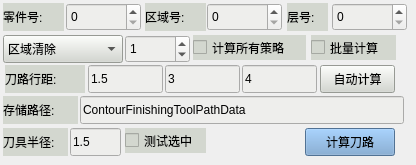
    <widget class="QWidget" name="tab_4">
     <attribute name="title">
      <string>计算刀路</string>
     </attribute>
     <widget class="QSpinBox" name="spiBoxLayIdx">
      <property name="enabled">
       <bool>true</bool>
      </property>
      <property name="geometry">
       <rect>
        <x>332</x>
        <y>3</y>
        <width>75</width>
        <height>28</height>
       </rect>
      </property>
      <property name="minimumSize">
       <size>
        <width>0</width>
        <height>0</height>
       </size>
      </property>
      <property name="maximumSize">
       <size>
        <width>1300</width>
        <height>16777215</height>
       </size>
      </property>
      <property name="styleSheet">
       <string notr="true">background-color: rgb(238, 238, 236);
font: 11pt &quot;Ubuntu&quot;;</string>
      </property>
     </widget>
     <widget class="QLabel" name="label_16">
      <property name="geometry">
       <rect>
        <x>3</x>
        <y>3</y>
        <width>61</width>
        <height>28</height>
       </rect>
      </property>
      <property name="minimumSize">
       <size>
        <width>0</width>
        <height>0</height>
       </size>
      </property>
      <property name="maximumSize">
       <size>
        <width>16777215</width>
        <height>30</height>
       </size>
      </property>
      <property name="styleSheet">
       <string notr="true">background-color: rgb(211, 215, 207);
font: 11pt &quot;Ubuntu&quot;;</string>
      </property>
      <property name="text">
       <string>零件号:</string>
      </property>
     </widget>
     <widget class="QLabel" name="label_17">
      <property name="geometry">
       <rect>
        <x>145</x>
        <y>3</y>
        <width>61</width>
        <height>28</height>
       </rect>
      </property>
      <property name="minimumSize">
       <size>
        <width>0</width>
        <height>0</height>
       </size>
      </property>
      <property name="maximumSize">
       <size>
        <width>16777215</width>
        <height>100000</height>
       </size>
      </property>
      <property name="styleSheet">
       <string notr="true">background-color: rgb(211, 215, 207);
font: 11pt &quot;Ubuntu&quot;;</string>
      </property>
      <property name="text">
       <string>区域号:</string>
      </property>
     </widget>
     <widget class="QSpinBox" name="spiBoxAreaIdx">
      <property name="enabled">
       <bool>true</bool>
      </property>
      <property name="geometry">
       <rect>
        <x>207</x>
        <y>3</y>
        <width>75</width>
        <height>28</height>
       </rect>
      </property>
      <property name="minimumSize">
       <size>
        <width>0</width>
        <height>0</height>
       </size>
      </property>
      <property name="maximumSize">
       <size>
        <width>1300</width>
        <height>100000</height>
       </size>
      </property>
      <property name="styleSheet">
       <string notr="true">background-color: rgb(238, 238, 236);
font: 11pt &quot;Ubuntu&quot;;</string>
      </property>
     </widget>
     <widget class="QLabel" name="label_18">
      <property name="geometry">
       <rect>
        <x>287</x>
        <y>3</y>
        <width>41</width>
        <height>28</height>
       </rect>
      </property>
      <property name="minimumSize">
       <size>
        <width>0</width>
        <height>0</height>
       </size>
      </property>
      <property name="maximumSize">
       <size>
        <width>16777215</width>
        <height>10000</height>
       </size>
      </property>
      <property name="styleSheet">
       <string notr="true">background-color: rgb(211, 215, 207);
font: 11pt &quot;Ubuntu&quot;;</string>
      </property>
      <property name="text">
       <string>层号:</string>
      </property>
     </widget>
     <widget class="QSpinBox" name="inputWitchLayer">
      <property name="enabled">
       <bool>true</bool>
      </property>
      <property name="geometry">
       <rect>
        <x>66</x>
        <y>3</y>
        <width>75</width>
        <height>28</height>
       </rect>
      </property>
      <property name="minimumSize">
       <size>
        <width>0</width>
        <height>0</height>
       </size>
      </property>
      <property name="maximumSize">
       <size>
        <width>1300</width>
        <height>16777215</height>
       </size>
      </property>
      <property name="styleSheet">
       <string notr="true">background-color: rgb(238, 238, 236);
font: 11pt &quot;Ubuntu&quot;;</string>
      </property>
     </widget>
     <widget class="QCheckBox" name="cheBoxIsBatchCal">
      <property name="geometry">
       <rect>
        <x>311</x>
        <y>35</y>
        <width>85</width>
        <height>25</height>
       </rect>
      </property>
      <property name="styleSheet">
       <string notr="true">background-color: rgb(211, 215, 207);
font: 11pt &quot;Ubuntu&quot;;</string>
      </property>
      <property name="text">
       <string>批量计算</string>
      </property>
      <property name="checked">
       <bool>false</bool>
      </property>
     </widget>
     <widget class="QSpinBox" name="spiBoxOffsetNum">
      <property name="enabled">
       <bool>true</bool>
      </property>
      <property name="geometry">
       <rect>
        <x>125</x>
        <y>35</y>
        <width>65</width>
        <height>28</height>
       </rect>
      </property>
      <property name="minimumSize">
       <size>
        <width>0</width>
        <height>0</height>
       </size>
      </property>
      <property name="maximumSize">
       <size>
        <width>900</width>
        <height>3000</height>
       </size>
      </property>
      <property name="styleSheet">
       <string notr="true">background-color: rgb(238, 238, 236);
font: 11pt &quot;Ubuntu&quot;;</string>
      </property>
      <property name="value">
       <number>1</number>
      </property>
     </widget>
     <widget class="QCheckBox" name="cheBoxIsTestSel">
      <property name="geometry">
       <rect>
        <x>125</x>
        <y>128</y>
        <width>81</width>
        <height>25</height>
       </rect>
      </property>
      <property name="styleSheet">
       <string notr="true">background-color: rgb(211, 215, 207);
font: 11pt &quot;Ubuntu&quot;;</string>
      </property>
      <property name="text">
       <string>测试选中</string>
      </property>
      <property name="checked">
       <bool>false</bool>
      </property>
     </widget>
     <widget class="QComboBox" name="comBoxMCStrategy">
      <property name="geometry">
       <rect>
        <x>3</x>
        <y>35</y>
        <width>120</width>
        <height>28</height>
       </rect>
      </property>
      <property name="styleSheet">
       <string notr="true">background-color: rgb(211, 215, 207);
font: 11pt &quot;Ubuntu&quot;;</string>
      </property>
      <property name="currentText">
       <string>区域清除</string>
      </property>
      <property name="maxCount">
       <number>2147483646</number>
      </property>
      <item>
       <property name="text">
        <string>区域清除</string>
       </property>
      </item>
      <item>
       <property name="text">
        <string>模型轮廓</string>
       </property>
      </item>
      <item>
       <property name="text">
        <string>轮廓精加工</string>
       </property>
      </item>
     </widget>
     <widget class="QLineEdit" name="linEdiSave_TP_Dir">
      <property name="geometry">
       <rect>
        <x>80</x>
        <y>96</y>
        <width>324</width>
        <height>28</height>
       </rect>
      </property>
      <property name="styleSheet">
       <string notr="true">background-color: rgb(238, 238, 236);
font: 10pt &quot;Ubuntu&quot;;</string>
      </property>
      <property name="text">
       <string>ContourFinishingToolPathData</string>
      </property>
     </widget>
     <widget class="QLabel" name="label_19">
      <property name="geometry">
       <rect>
        <x>3</x>
        <y>96</y>
        <width>75</width>
        <height>28</height>
       </rect>
      </property>
      <property name="minimumSize">
       <size>
        <width>0</width>
        <height>0</height>
       </size>
      </property>
      <property name="maximumSize">
       <size>
        <width>16777215</width>
        <height>1000</height>
       </size>
      </property>
      <property name="styleSheet">
       <string notr="true">background-color: rgb(211, 215, 207);
font: 11pt &quot;Ubuntu&quot;;</string>
      </property>
      <property name="text">
       <string>存储路径:</string>
      </property>
     </widget>
     <widget class="QCheckBox" name="cheBoxCalAllStraTp">
      <property name="geometry">
       <rect>
        <x>193</x>
        <y>35</y>
        <width>113</width>
        <height>25</height>
       </rect>
      </property>
      <property name="styleSheet">
       <string notr="true">background-color: rgb(211, 215, 207);
font: 11pt &quot;Ubuntu&quot;;</string>
      </property>
      <property name="text">
       <string>计算所有策略</string>
      </property>
      <property name="checked">
       <bool>false</bool>
      </property>
     </widget>
     <widget class="QPushButton" name="btnCalToolPath">
      <property name="enabled">
       <bool>true</bool>
      </property>
      <property name="geometry">
       <rect>
        <x>305</x>
        <y>128</y>
        <width>90</width>
        <height>28</height>
       </rect>
      </property>
      <property name="minimumSize">
       <size>
        <width>0</width>
        <height>0</height>
       </size>
      </property>
      <property name="maximumSize">
       <size>
        <width>150</width>
        <height>100000</height>
       </size>
      </property>
      <property name="styleSheet">
       <string notr="true">background-color: rgb(114, 159, 207);
font: 11pt &quot;Ubuntu&quot;;</string>
      </property>
      <property name="text">
       <string>计算刀路</string>
      </property>
      <property name="checkable">
       <bool>false</bool>
      </property>
     </widget>
     <widget class="QPushButton" name="btnAutoCalOffsetVal">
      <property name="enabled">
       <bool>true</bool>
      </property>
      <property name="geometry">
       <rect>
        <x>320</x>
        <y>65</y>
        <width>75</width>
        <height>28</height>
       </rect>
      </property>
      <property name="minimumSize">
       <size>
        <width>0</width>
        <height>0</height>
       </size>
      </property>
      <property name="maximumSize">
       <size>
        <width>150</width>
        <height>100000</height>
       </size>
      </property>
      <property name="styleSheet">
       <string notr="true">background-color: rgb(211, 215, 207);
font: 11pt &quot;Ubuntu&quot;;</string>
      </property>
      <property name="text">
       <string>自动计算</string>
      </property>
      <property name="checkable">
       <bool>false</bool>
      </property>
     </widget>
     <widget class="QLineEdit" name="linEdtOffsetValue_3">
      <property name="enabled">
       <bool>true</bool>
      </property>
      <property name="geometry">
       <rect>
        <x>242</x>
        <y>65</y>
        <width>75</width>
        <height>28</height>
       </rect>
      </property>
      <property name="minimumSize">
       <size>
        <width>0</width>
        <height>0</height>
       </size>
      </property>
      <property name="maximumSize">
       <size>
        <width>130</width>
        <height>100000</height>
       </size>
      </property>
      <property name="styleSheet">
       <string notr="true">background-color: rgb(238, 238, 236);
font: 11pt &quot;Ubuntu&quot;;</string>
      </property>
      <property name="text">
       <string>4</string>
      </property>
     </widget>
     <widget class="QLineEdit" name="linEdtOffsetValue_1">
      <property name="enabled">
       <bool>true</bool>
      </property>
      <property name="geometry">
       <rect>
        <x>88</x>
        <y>65</y>
        <width>75</width>
        <height>28</height>
       </rect>
      </property>
      <property name="minimumSize">
       <size>
        <width>0</width>
        <height>0</height>
       </size>
      </property>
      <property name="maximumSize">
       <size>
        <width>130</width>
        <height>100000</height>
       </size>
      </property>
      <property name="styleSheet">
       <string notr="true">background-color: rgb(238, 238, 236);
font: 11pt &quot;Ubuntu&quot;;</string>
      </property>
      <property name="text">
       <string>1.5</string>
      </property>
     </widget>
     <widget class="QLineEdit" name="linEdtOffsetValue_2">
      <property name="enabled">
       <bool>true</bool>
      </property>
      <property name="geometry">
       <rect>
        <x>165</x>
        <y>65</y>
        <width>75</width>
        <height>28</height>
       </rect>
      </property>
      <property name="minimumSize">
       <size>
        <width>0</width>
        <height>0</height>
       </size>
      </property>
      <property name="maximumSize">
       <size>
        <width>130</width>
        <height>100000</height>
       </size>
      </property>
      <property name="styleSheet">
       <string notr="true">background-color: rgb(238, 238, 236);
font: 11pt &quot;Ubuntu&quot;;</string>
      </property>
      <property name="text">
       <string>3</string>
      </property>
     </widget>
     <widget class="QLabel" name="label_4">
      <property name="geometry">
       <rect>
        <x>5</x>
        <y>65</y>
        <width>80</width>
        <height>28</height>
       </rect>
      </property>
      <property name="minimumSize">
       <size>
        <width>0</width>
        <height>0</height>
       </size>
      </property>
      <property name="maximumSize">
       <size>
        <width>16777215</width>
        <height>10000000</height>
       </size>
      </property>
      <property name="styleSheet">
       <string notr="true">background-color: rgb(211, 215, 207);
font: 11pt &quot;Ubuntu&quot;;</string>
      </property>
      <property name="text">
       <string>刀路行距:</string>
      </property>
     </widget>
     <widget class="QLineEdit" name="linEdtToolRadius">
      <property name="enabled">
       <bool>true</bool>
      </property>
      <property name="geometry">
       <rect>
        <x>70</x>
        <y>128</y>
        <width>51</width>
        <height>28</height>
       </rect>
      </property>
      <property name="minimumSize">
       <size>
        <width>0</width>
        <height>0</height>
       </size>
      </property>
      <property name="maximumSize">
       <size>
        <width>130</width>
        <height>100000</height>
       </size>
      </property>
      <property name="styleSheet">
       <string notr="true">background-color: rgb(238, 238, 236);
font: 11pt &quot;Ubuntu&quot;;</string>
      </property>
      <property name="text">
       <string>1.5</string>
      </property>
     </widget>
     <widget class="QLabel" name="label_5">
      <property name="geometry">
       <rect>
        <x>3</x>
        <y>128</y>
        <width>65</width>
        <height>28</height>
       </rect>
      </property>
      <property name="minimumSize">
       <size>
        <width>0</width>
        <height>0</height>
       </size>
      </property>
      <property name="maximumSize">
       <size>
        <width>16777215</width>
        <height>10000000</height>
       </size>
      </property>
      <property name="styleSheet">
       <string notr="true">background-color: rgb(211, 215, 207);
font: 11pt &quot;Ubuntu&quot;;</string>
      </property>
      <property name="text">
       <string>刀具半径:</string>
      </property>
     </widget>
    </widget>
